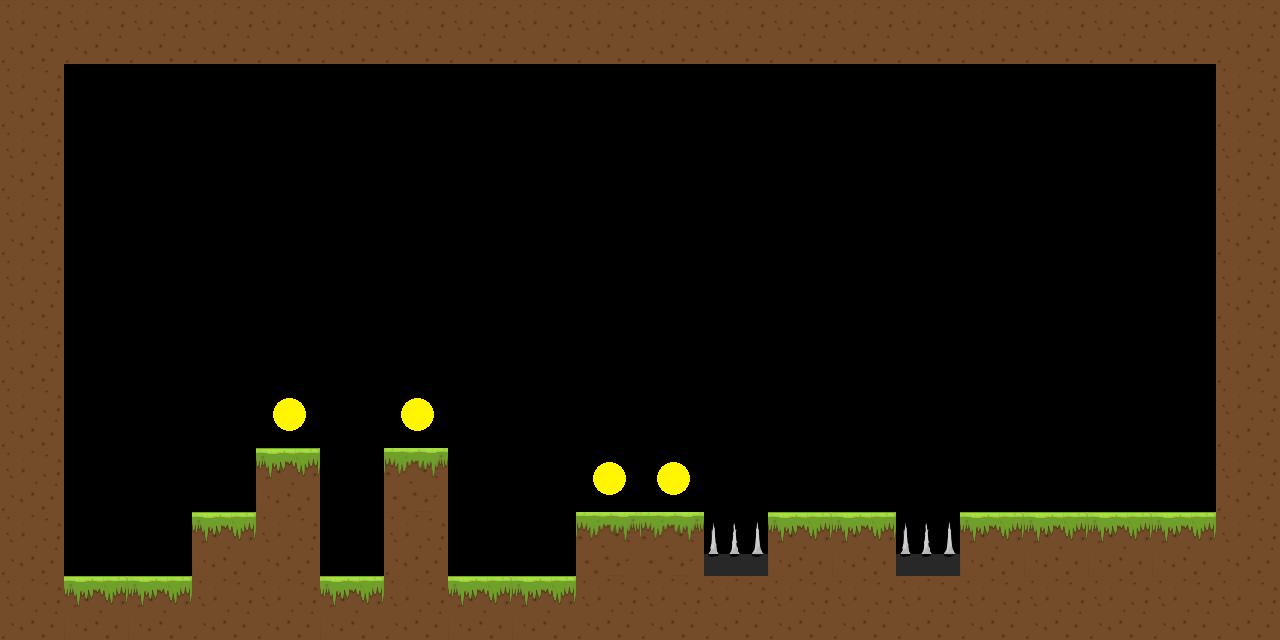

The image is a tile-based game level rendered from a .tmx file. Its description and complete source (layers, tilesets, objects, tile grids) follow:
An orthogonal 20x10 tile map with 64x64 px tiles, 1 tile layer (Foreground).

<map version="1.0" orientation="orthogonal" renderorder="right-down" width="20" height="10" tilewidth="64" tileheight="64" nextobjectid="1">
 <tileset firstgid="1" name="tileset" tilewidth="64" tileheight="64" tilecount="72" columns="8">
  <image source="tileset.png" width="512" height="576" />
 </tileset>
 <layer name="Foreground" width="20" height="10">
  <data encoding="csv">
3,3,3,3,3,3,3,3,3,3,3,3,3,3,3,3,3,3,3,3,
3,0,0,0,0,0,0,0,0,9,0,0,0,0,0,0,0,0,9,3,
3,0,0,0,0,0,0,0,0,9,0,0,0,0,0,0,0,0,9,3,
3,0,0,0,0,0,0,0,0,9,0,0,0,0,0,0,0,0,0,3,
3,0,0,0,0,0,0,0,0,9,0,0,0,0,0,0,0,0,0,3,
3,0,0,0,0,0,0,0,0,9,0,0,0,0,0,0,0,0,0,3,
3,0,0,0,7,0,7,0,0,9,0,0,0,0,0,0,0,0,0,3,
3,0,0,0,1,0,2,0,0,7,7,0,0,0,0,0,0,0,0,3,
3,0,0,1,3,0,3,0,0,2,2,6,1,1,6,1,1,1,1,3,
3,1,1,3,3,1,3,1,1,3,4,4,4,4,4,4,4,3,3,3
</data>
 </layer>
</map>
